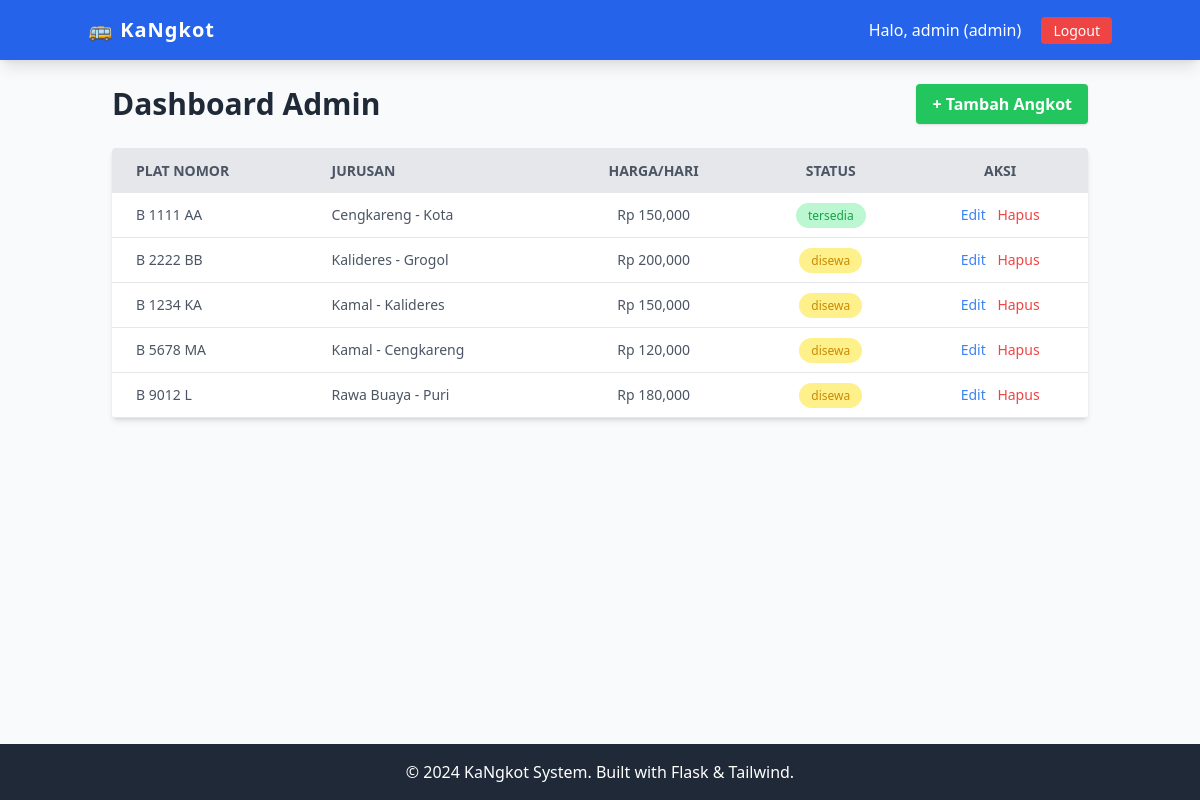
The page /dashboard (signed in) on the database as committed earlier.
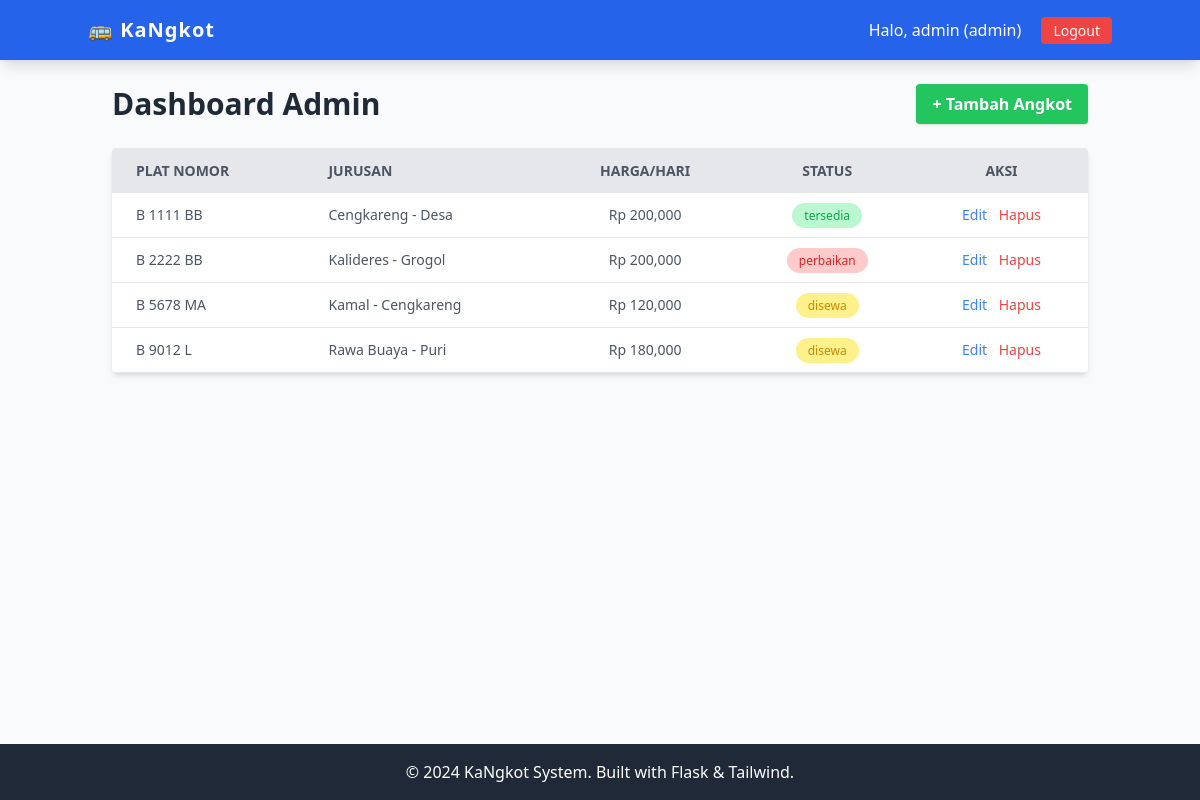
The same page on the database as committed later.
### tables this page shows
CREATE TABLE angkot (
        id INTEGER PRIMARY KEY AUTOINCREMENT,
        plat_nomor TEXT NOT NULL UNIQUE,
        jurusan TEXT NOT NULL,
        harga_per_hari REAL NOT NULL,
        status TEXT DEFAULT 'tersedia',
        img_url TEXT
    );

### app_mysql.py (the view)
@app.route('/dashboard')
def dashboard():
    if 'user_id' not in session:
        return redirect(url_for('index'))
    conn = get_db_connection()
    cursor = conn.cursor()
    cursor.execute("SELECT * FROM angkot")
    data_angkot = cursor.fetchall()
    conn.close()
    if session['role'] == 'admin':
        return render_template('admin_dashboard.html', angkots=data_angkot)
    else:
        return render_template('user_dashboard.html', angkots=data_angkot)

### db_config.py (called while the page is built)
def get_db_connection():
    base_dir = os.path.dirname(os.path.abspath(__file__))
    db_path = os.path.join(base_dir, DB_NAME)
    conn = sqlite3.connect(db_path)
    conn.row_factory = sqlite3.Row
    return conn

### templates/admin_dashboard.html
{% extends 'base.html' %}
{% block content %}
    <div class="flex justify-between items-center mb-6">
        <h1 class="text-3xl font-bold text-gray-800">Dashboard Admin</h1>
        <a href="{{ url_for('tambah_angkot') }}" class="bg-green-500 hover:bg-green-600 text-white font-bold py-2 px-4 rounded shadow">
            + Tambah Angkot
        </a>
    </div>
    <div class="bg-white shadow-md rounded my-6 overflow-x-auto">
        <table class="min-w-full table-auto">
            <thead>
                <tr class="bg-gray-200 text-gray-600 uppercase text-sm leading-normal">
                    <th class="py-3 px-6 text-left">Plat Nomor</th>
                    <th class="py-3 px-6 text-left">Jurusan</th>
                    <th class="py-3 px-6 text-center">Harga/Hari</th>
                    <th class="py-3 px-6 text-center">Status</th>
                    <th class="py-3 px-6 text-center">Aksi</th>
                </tr>
            </thead>
            <tbody class="text-gray-600 text-sm font-light">
                {% for item in angkots %}
                <tr class="border-b border-gray-200 hover:bg-gray-100">
                    <td class="py-3 px-6 text-left whitespace-nowrap font-medium">{{ item['plat_nomor'] }}</td>
                    <td class="py-3 px-6 text-left">{{ item['jurusan'] }}</td>
                    <td class="py-3 px-6 text-center">Rp {{ "{:,.0f}".format(item['harga_per_hari']) }}</td>
                    <td class="py-3 px-6 text-center">
                        <span class="py-1 px-3 rounded-full text-xs
                            {% if item['status'] == 'tersedia' %} bg-green-200 text-green-600
                            {% elif item['status'] == 'disewa' %} bg-yellow-200 text-yellow-600
                            {% else %} bg-red-200 text-red-600 {% endif %}">
                            {{ item['status'] }}
                        </span>
                    </td>
                    <td class="py-3 px-6 text-center">
                        <a href="{{ url_for('edit_angkot', id=item['id']) }}" class="text-blue-500 hover:text-blue-700 mr-2">Edit</a>
                        <a href="{{ url_for('hapus_angkot', id=item['id']) }}"
                           class="text-red-500 hover:text-red-700"
                           onclick="return confirm('Yakin ingin menghapus angkot {{ item['plat_nomor'] }}?')">
                           Hapus
                        </a>
                    </td>
                </tr>
                {% else %}
                <tr>
                    <td colspan="5" class="py-4 text-center">Belum ada data angkot. Silakan tambah data.</td>
                </tr>
                {% endfor %}
            </tbody>
        </table>
    </div>
{% endblock %}

Rows that differ between the two databases and show on the page:
removed angkot: plat_nomor "B 1234 KA", jurusan "Kamal - Kalideres", harga_per_hari "150,000", status "disewa"
changed angkot "tersedia": plat_nomor "B 1111 AA" → "B 1111 BB"; jurusan "Cengkareng - Kota" → "Cengkareng - Desa"; harga_per_hari "150,000" → "200,000"
changed angkot "B 2222 BB": status "disewa" → "perbaikan"
